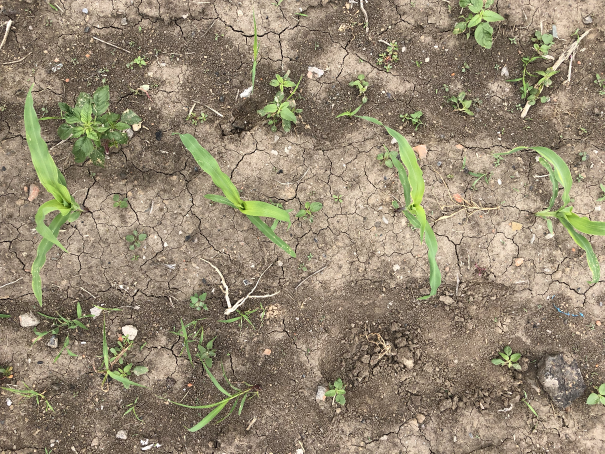
#> input picture demo.png, 1209 x 907 px (shown at 1/2 size)
$ python getpixel.py   (Python 2 division)
#> lines starting #> are read from the running program, lines starting #| are printed output that depends on the picture
#/usr/bin/python2
import cv2

def get_num(event,x,y,flags,param):
    #global ix,iy,buttondown
    if event == cv2.EVENT_LBUTTONDOWN:
        ix,iy = x,y
        print ix,iy
cv2.namedWindow('picture')
cv2.setMouseCallback('picture',get_num)

if __name__=='__main__':
    img = cv2.imread('demo.png')
#> img is the input picture: shape (907, 1209, 3); mean B, G, R 113.3, 135.3, 147.5
    img[:,199,0]=255
    img[:,441,0]=255
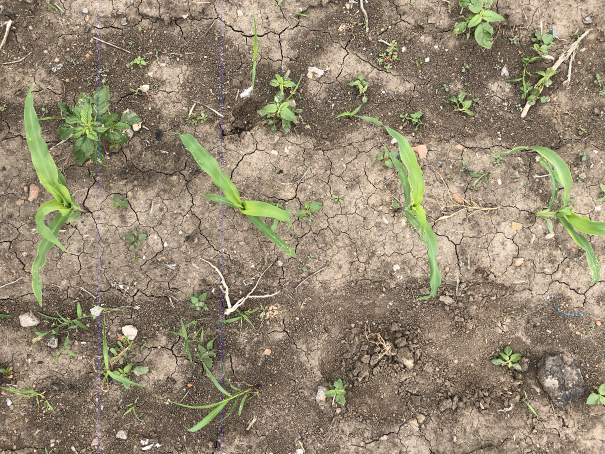
#> img: shape (907, 1209, 3) (shown at 1/2 size); mean B, G, R 113.5, 135.3, 147.5
    outimg=img[:,200:400,:]
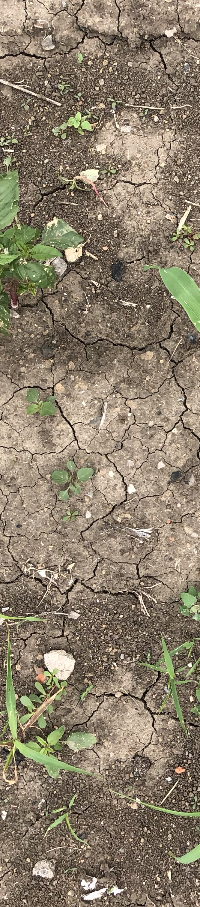
#> outimg: shape (907, 200, 3); mean B, G, R 107.3, 126.8, 139.1
    cv2.imshow('picture',img)
    cv2.imshow('picture2',outimg)
    cv2.waitKey() & 0xFF
    cv2.destroyAllWindows()
